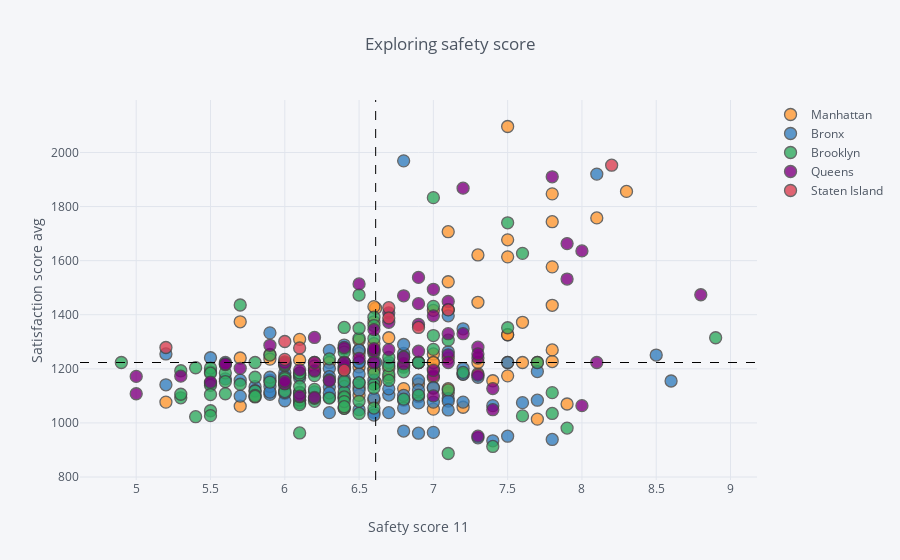

Write notebook code for a chart like this one.
### Markdown cell above
# Exploring safety scores

### Code cell
warnings.filterwarnings("ignore",category=FutureWarning)
combined.iplot(
    x='saf_s_11',
    y='sat_score',
    categories='boro',
    text="SCHOOL NAME",
    vline= {"x":combined["saf_s_11"].mean(),
            "color":"#000000",
            "dash": "dash"
           },
    hline={"y":combined["sat_score"].mean(),
           "color":"#000000",
           "dash": "dash"
          },
    xTitle='Safety score 11',
    yTitle='Satisfaction score avg',
    title='Exploring safety score'
)

### Figure 1 — Plotly figure (JSON) as saved in the notebook; plotly's stock layout.template omitted (floating-point values rounded to 4 significant figures)
{"data": [{"marker": {"color": "rgba(255, 153, 51, 1.0)", "line": {"width": 1.3}, "opacity": 0.8, "size": 12, "symbol": "circle"}, "mode": "markers", "name": "Manhattan", "text": ["HENRY STREET SCHOOL FOR INTERNATIONAL STUDIES", "UNIVERSITY NEIGHBORHOOD HIGH SCHOOL", "EAST SIDE COMMUNITY SCHOOL", "MARTA VALLE HIGH SCHOOL", "NEW EXPLORATIONS INTO SCIENCE, TECHNOLOGY AND MATH HIGH SCHOOL", "BARD HIGH SCHOOL EARLY COLLEGE", "47 THE AMERICAN SIGN LANGUAGE AND ENGLISH SECONDARY SCHOOL", "FOOD AND FINANCE HIGH SCHOOL", "ESSEX STREET ACADEMY", "HIGH SCHOOL OF HOSPITALITY MANAGEMENT", "PACE HIGH SCHOOL", "URBAN ASSEMBLY SCHOOL OF DESIGN AND CONSTRUCTION, THE", "FACING HISTORY SCHOOL, THE", "URBAN ASSEMBLY ACADEMY OF GOVERNMENT AND LAW, THE", "LOWER MANHATTAN ARTS ACADEMY", "URBAN ASSEMBLY SCHOOL OF BUSINESS FOR YOUNG WOMEN, THE", "GRAMERCY ARTS HIGH SCHOOL", "NYC ISCHOOL", "MANHATTAN BUSINESS ACADEMY", "BUSINESS OF SPORTS SCHOOL", "THE HIGH SCHOOL FOR LANGUAGE AND DIPLOMACY", "HIGH SCHOOL FOR ENVIRONMENTAL STUDIES", "PROFESSIONAL PERFORMING ARTS HIGH SCHOOL", "BARUCH COLLEGE CAMPUS HIGH SCHOOL", "N.Y.C. LAB SCHOOL FOR COLLABORATIVE STUDIES", "N.Y.C. MUSEUM SCHOOL", "ELEANOR ROOSEVELT HIGH SCHOOL", "MILLENNIUM HIGH SCHOOL", "LANDMARK HIGH SCHOOL", "HIGH SCHOOL FOR HEALTH PROFESSIONS AND HUMAN SERVICES", "LEADERSHIP AND PUBLIC SERVICE HIGH SCHOOL", "MANHATTAN ACADEMY FOR ARTS & LANGUAGE", "HUDSON HIGH SCHOOL OF LEARNING TECHNOLOGIES", "INTERNATIONAL HIGH SCHOOL AT UNION SQUARE", "MANHATTAN VILLAGE ACADEMY", "VANGUARD HIGH SCHOOL", "MANHATTAN INTERNATIONAL HIGH SCHOOL", "STUYVESANT HIGH SCHOOL", "HIGH SCHOOL OF ECONOMICS AND FINANCE", "UNITY CENTER FOR URBAN TECHNOLOGIES", "TALENT UNLIMITED HIGH SCHOOL", "MURRY BERGTRAUM HIGH SCHOOL FOR BUSINESS CAREERS", "JACQUELINE KENNEDY ONASSIS HIGH SCHOOL", "REPERTORY COMPANY HIGH SCHOOL FOR THEATRE ARTS", "MANHATTAN BRIDGES HIGH SCHOOL", "NEW DESIGN HIGH SCHOOL", "HIGH SCHOOL FOR DUAL LANGUAGE AND ASIAN STUDIES", "THE URBAN ASSEMBLY NEW YORK HARBOR SCHOOL", "RICHARD R. GREEN HIGH SCHOOL OF TEACHING", "THE HIGH SCHOOL OF FASHION INDUSTRIES", "HUMANITIES PREPARATORY ACADEMY", "CHELSEA CAREER AND TECHNICAL EDUCATION HIGH SCHOOL", "ART AND DESIGN HIGH SCHOOL", "LIFE SCIENCES SECONDARY SCHOOL", "HIGH SCHOOL FOR ARTS, IMAGINATION AND INQUIRY", "URBAN ASSEMBLY SCHOOL FOR MEDIA STUDIES, THE", "THE URBAN ASSEMBLY SCHOOL FOR GREEN CAREERS", "THE GLOBAL LEARNING COLLABORATIVE", "WADLEIGH SECONDARY SCHOOL FOR THE PERFORMING & VISUAL ARTS", "FRANK MCCOURT HIGH SCHOOL", "BEACON HIGH SCHOOL", "FIORELLO H. LAGUARDIA HIGH SCHOOL OF MUSIC & ART AND PERFORMING ARTS", "HIGH SCHOOL FOR LAW, ADVOCACY AND COMMUNITY JUSTICE", "HIGH SCHOOL OF ARTS AND TECHNOLOGY", "MANHATTAN / HUNTER SCIENCE HIGH SCHOOL", "FREDERICK DOUGLASS ACADEMY II SECONDARY SCHOOL", "COALITION SCHOOL FOR SOCIAL CHANGE", "MANHATTAN CENTER FOR SCIENCE AND MATHEMATICS", "PARK EAST HIGH SCHOOL", "CENTRAL PARK EAST HIGH SCHOOL", "YOUNG WOMEN'S LEADERSHIP SCHOOL", "YOUNG WOMEN'S LEADERSHIP SCHOOL", "HERITAGE SCHOOL, THE", "MOTT HALL HIGH SCHOOL", "COLUMBIA SECONDARY SCHOOL FOR MATH, SCIENCE, AND ENGINEERING", "ACADEMY FOR SOCIAL ACTION: A COLLEGE BOARD SCHOOL", "URBAN ASSEMBLY SCHOOL FOR THE PERFORMING ARTS", "FREDERICK DOUGLASS ACADEMY", "THURGOOD MARSHALL ACADEMY FOR LEARNING AND SOCIAL CHANGE", "HIGH SCHOOL FOR MATHEMATICS, SCIENCE AND ENGINEERING AT CITY COLLEGE", "CITY COLLEGE ACADEMY OF THE ARTS", "COMMUNITY HEALTH ACADEMY OF THE HEIGHTS", "WASHINGTON HEIGHTS EXPEDITIONARY LEARNING SCHOOL", "HIGH SCHOOL FOR EXCELLENCE AND INNOVATION", "HIGH SCHOOL FOR INTERNATIONAL BUSINESS AND FINANCE", "HIGH SCHOOL FOR MEDIA AND COMMUNICATIONS", "HIGH SCHOOL FOR LAW AND PUBLIC SERVICE", "HIGH SCHOOL FOR HEALTH CAREERS AND SCIENCES", "A. PHILIP RANDOLPH CAMPUS HIGH SCHOOL", "GREGORIO LUPERON HIGH SCHOOL FOR SCIENCE AND MATHEMATICS"], "textfont": {"color": "#4D5663"}, "type": "scatter", "x": [6, 6, 6.612, 6.4, 7.3, 8.3, 7.3, 6.2, 7.4, 7.1, 6.6, 6.5, 7, 6, 6.6, 6.8, 6.1, 7.8, 6.9, 6.2, 6.6, 7.1, 7.1, 7.8, 7.5, 7.1, 8.1, 7.5, 6.7, 6.5, 6.1, 7.7, 7, 7.5, 7.6, 7, 7.8, 7.5, 6.6, 7.9, 7, 5.7, 7.1, 5.9, 7.2, 7, 6.612, 6.8, 6.6, 6.5, 7, 6.5, 6.7, 5.9, 6.5, 6.9, 6.3, 7, 6, 7.3, 7.8, 7.1, 6.2, 6.4, 7.3, 5.8, 6.6, 6.6, 7, 6.6, 7.5, 7.5, 6.4, 6.2, 6.9, 5.7, 5.2, 5.7, 6.7, 7.8, 7.8, 6.4, 7.5, 7.6, 7.1, 6.4, 6.5, 6.4, 6.1, 7.7], "y": [1122, 1172, 1149, 1207, 1621, 1856, 1182, 1194, 1156, 1111, 1293, 1269, 1051, 1148, 1200, 1127, 1176, 1435, 1223.0, 1223.0, 1223.0, 1419, 1522, 1577, 1677, 1419, 1758, 1614, 1170, 1306, 1233, 1223.0, 1223.0, 1223.0, 1372, 1199, 1227, 2096, 1374, 1070, 1416, 1240, 1239, 1253, 1058, 1168, 1424, 1212, 1195, 1257, 1255, 1207, 1315, 1236, 1132, 1144, 1223.0, 1223.0, 1109, 1223.0, 1744, 1707, 1196, 1277, 1446, 1096, 1084, 1430, 1128, 1221, 1326, 1326, 1054, 1210, 1223.0, 1062, 1077, 1374, 1202, 1847, 1270, 1105, 1174, 1223.0, 1127, 1098, 1102, 1224, 1309, 1014]}, {"marker": {"color": "rgba(55, 128, 191, 1.0)", "line": {"width": 1.3}, "opacity": 0.8, "size": 12, "symbol": "circle"}, "mode": "markers", "name": "Bronx", "text": ["SOUTH BRONX PREPARATORY: A COLLEGE BOARD SCHOOL", "INTERNATIONAL COMMUNITY HIGH SCHOOL", "COMMUNITY SCHOOL FOR SOCIAL JUSTICE", "MOTT HAVEN VILLAGE PREPARATORY HIGH SCHOOL", "UNIVERSITY HEIGHTS SECONDARY SCHOOL", "HOSTOSsLINCOLN ACADEMY OF SCIENCE", "FOREIGN LANGUAGE ACADEMY OF GLOBAL STUDIES", "BRONX LEADERSHIP ACADEMY II HIGH SCHOOL", "NEW EXPLORERS HIGH SCHOOL", "URBAN ASSEMBLY SCHOOL FOR CAREERS IN SPORTS", "BRONX ACADEMY OF LETTERS", "ALFRED E. SMITH CAREER AND TECHNICAL EDUCATION HIGH SCHOOL", "HEALTH OPPORTUNITIES HIGH SCHOOL", "BRONX STUDIO SCHOOL FOR WRITERS AND ARTISTS", "WOMEN'S ACADEMY OF EXCELLENCE", "RENAISSANCE HIGH SCHOOL FOR MUSICAL THEATER & TECHNOLOGY", "PABLO NERUDA ACADEMY FOR ARCHITECTURE AND WORLD STUDIES", "MILLENNIUM ART ACADEMY", "HOLCOMBE L. RUCKER SCHOOL OF COMMUNITY RESEARCH", "ANTONIA PANTOJA PREPARATORY ACADEMY, A COLLEGE BOARD SCHOOL", "HERBERT H. LEHMAN HIGH SCHOOL", "BRONX BRIDGES HIGH SCHOOL", "FELISA RINCON DE GAUTIER INSTITUTE FOR LAW AND PUBLIC POLICY, THE", "BANANA KELLY HIGH SCHOOL", "BRONX EXPEDITIONARY LEARNING HIGH SCHOOL", "EAGLE ACADEMY FOR YOUNG MEN", "URBAN ASSEMBLY SCHOOL FOR APPLIED MATH AND SCIENCE, THE", "EXIMIUS COLLEGE PREPARATORY ACADEMY: A COLLEGE BOARD SCHOOL", "MOTT HALL BRONX HIGH SCHOOL", "BRONX CENTER FOR SCIENCE AND MATHEMATICS", "VALIDUS PREPARATORY ACADEMY: AN EXPEDITIONARY LEARNING SCHOOL", "LEADERSHIP INSTITUTE", "MORRIS ACADEMY FOR COLLABORATIVE STUDIES", "BRONX EARLY COLLEGE ACADEMY FOR TEACHING & LEARNING", "DREAMYARD PREPARATORY SCHOOL", "ACADEMY FOR LANGUAGE AND TECHNOLOGY", "BRONX INTERNATIONAL HIGH SCHOOL", "SCHOOL FOR EXCELLENCE", "BRONX HIGH SCHOOL OF BUSINESS", "BRONX HIGH SCHOOL FOR MEDICAL SCIENCE", "BRONX SCHOOL FOR LAW, GOVERNMENT AND JUSTICE", "FREDERICK DOUGLASS ACADEMY III SECONDARY SCHOOL", "BRONX LEADERSHIP ACADEMY HIGH SCHOOL", "HIGH SCHOOL FOR VIOLIN AND DANCE", "RIVERDALE / KINGSBRIDGE ACADEMY (MIDDLE SCHOOL / HIGH SCHOOL 141)", "BRONX ENGINEERING AND TECHNOLOGY ACADEMY", "THEATRE ARTS PRODUCTION COMPANY SCHOOL", "THE MARIE CURIE SCHOOL FOR MEDICINE, NURSING, AND HEALTH PROFESSIONS", "WEST BRONX ACADEMY FOR THE FUTURE", "KINGSBRIDGE INTERNATIONAL HIGH SCHOOL", "BRONX SCHOOL OF LAW AND FINANCE", "INTERNATIONAL SCHOOL FOR LIBERAL ARTS", "INsTECH ACADEMY (M.S. / HIGH SCHOOL 368)", "KNOWLEDGE AND POWER PREPARATORY ACADEMY INTERNATIONAL HIGH SCHOOL (KAPPA)", "HIGH SCHOOL FOR TEACHING AND THE PROFESSIONS", "BELMONT PREPARATORY HIGH SCHOOL", "FORDHAM HIGH SCHOOL FOR THE ARTS", "FORDHAM LEADERSHIP ACADEMY FOR BUSINESS AND TECHNOLOGY", "BRONX HIGH SCHOOL FOR LAW AND COMMUNITY SERVICE", "DEWITT CLINTON HIGH SCHOOL", "CELIA CRUZ BRONX HIGH SCHOOL OF MUSIC, THE", "BRONX HIGH SCHOOL OF SCIENCE", "MARBLE HILL HIGH SCHOOL FOR INTERNATIONAL STUDIES", "BRONX THEATRE HIGH SCHOOL", "DISCOVERY HIGH SCHOOL", "HIGH SCHOOL OF AMERICAN STUDIES AT LEHMAN COLLEGE", "BRONX HEALTH SCIENCES HIGH SCHOOL", "BRONX HIGH SCHOOL FOR WRITING AND COMMUNICATION ARTS", "BRONX LAB SCHOOL", "ACADEMY FOR SCHOLARSHIP AND ENTREPRENEURSHIP: A COLLEGE BOARD SCHOOL", "HIGH SCHOOL OF COMPUTERS AND TECHNOLOGY", "COLLEGIATE INSTITUTE FOR MATH AND SCIENCE", "BRONX ACADEMY OF HEALTH CAREERS", "ASTOR COLLEGIATE ACADEMY", "BRONX HIGH SCHOOL FOR THE VISUAL ARTS", "HARRY S TRUMAN HIGH SCHOOL", "NEW WORLD HIGH SCHOOL", "THE BRONXWOOD PREPARATORY ACADEMY", "PELHAM PREPARATORY ACADEMY", "HIGH SCHOOL FOR CONTEMPORARY ARTS", "BRONX AEROSPACE HIGH SCHOOL", "METROPOLITAN HIGH SCHOOL, THE", "EXPLORATIONS ACADEMY", "BRONX LATIN", "EAST BRONX ACADEMY FOR THE FUTURE", "PEACE AND DIVERSITY ACADEMY", "PAN AMERICAN INTERNATIONAL HIGH SCHOOL AT MONROE", "THE CINEMA SCHOOL", "BRONX CAREER AND COLLEGE PREPARATORY HIGH SCHOOL", "HIGH SCHOOL OF WORLD CULTURES", "FANNIE LOU HAMER FREEDOM HIGH SCHOOL", "WINGS ACADEMY", "MONROE ACADEMY FOR VISUAL ARTS & DESIGN"], "textfont": {"color": "#4D5663"}, "type": "scatter", "x": [7.1, 7.3, 7.2, 6.9, 7.2, 6.8, 6, 6.7, 7.7, 7.2, 6.3, 5.7, 6.3, 6.612, 6.3, 6.9, 6.3, 6.4, 6.8, 5.6, 5.5, 6.9, 5.7, 7, 6.5, 5.8, 6.8, 7.3, 6.6, 7.1, 7.6, 7.1, 6.4, 6.7, 6, 7.5, 7, 6.9, 6.1, 6, 6.5, 6.5, 6.1, 6.6, 5.9, 6.5, 7.7, 5.9, 6.6, 6.9, 6.1, 7.4, 6.5, 7.2, 5.9, 6, 7, 5.8, 6, 5.2, 6.5, 6.8, 7.1, 7.4, 6.2, 8.1, 6.3, 5.5, 6.4, 5.2, 6.3, 7.2, 5.9, 5.9, 6.3, 6, 7.1, 6, 6.4, 6.7, 5.6, 6.8, 6.9, 8.5, 6.8, 8.6, 6.8, 7.5, 6.5, 7.8, 6.6, 5.9, 6.7], "y": [1090, 945, 1077, 1097, 1201, 1257, 1186, 1103, 1084, 1181, 1201, 1158, 1095, 1223.0, 1171, 1158, 1038, 1164, 1084, 1223.0, 1241, 1223.0, 1099, 1131, 1049, 1134, 1290, 1169, 1092, 1396, 1075, 1081, 1148, 1223.0, 1138, 951, 965, 1074, 1083, 1221, 1224, 1121, 1166, 1039, 1333, 1150, 1190, 1157, 1158, 962, 1182, 934, 1181, 1180, 1106, 1222, 1077, 1119, 1082, 1255, 1270, 1969, 1263, 1064, 1115, 1920, 1133, 1147, 1135, 1141, 1111, 1348, 1135, 1169, 1268, 1151, 1048, 1112, 1288, 1126, 1163, 1055, 1122, 1251, 1102, 1155, 970, 1223.0, 1223.0, 939, 1029, 1114, 1038]}, {"marker": {"color": "rgba(50, 171, 96, 1.0)", "line": {"width": 1.3}, "opacity": 0.8, "size": 12, "symbol": "circle"}, "mode": "markers", "name": "Brooklyn", "text": ["DR. SUSAN S. MCKINNEY SECONDARY SCHOOL OF THE ARTS", "URBAN ASSEMBLY HIGH SCHOOL OF MUSIC AND ART", "BROOKLYN COMMUNITY HIGH SCHOOL OF COMMUNICATION, ARTS AND MEDIA", "SCIENCE SKILLS CENTER HIGH SCHOOL FOR SCIENCE, TECHNOLOGY AND THE CREATIVE ARTS", "BROOKLYN TECHNICAL HIGH SCHOOL", "BROOKLYN INTERNATIONAL HIGH SCHOOL", "THE URBAN ASSEMBLY SCHOOL FOR LAW AND JUSTICE", "ACORN COMMUNITY HIGH SCHOOL", "URBAN ASSEMBLY INSTITUTE OF MATH AND SCIENCE FOR YOUNG WOMEN", "BEDFORD ACADEMY HIGH SCHOOL", "GEORGE WESTINGHOUSE CAREER AND TECHNICAL EDUCATION HIGH SCHOOL", "BENJAMIN BANNEKER ACADEMY", "CITY POLYTECHNIC HIGH SCHOOL OF ENGINEERING, ARCHITECTURE, AND TECHNOLOGY", "JUAN MOREL CAMPOS SECONDARY SCHOOL", "FOUNDATIONS ACADEMY", "BROOKLYN LATIN SCHOOL, THE", "GREEN SCHOOL: AN ACADEMY FOR ENVIRONMENTAL CAREERS", "PROGRESS HIGH SCHOOL FOR PROFESSIONAL CAREERS", "SCHOOL FOR LEGAL STUDIES", "THE HIGH SCHOOL FOR ENTERPRISE, BUSINESS AND TECHNOLOGY", "BROOKLYN PREPARATORY HIGH SCHOOL", "WILLIAMSBURG HIGH SCHOOL FOR ARCHITECTURE AND DESIGN", "WILLIAMSBURG PREPARATORY SCHOOL", "LYONS COMMUNITY SCHOOL", "AUTOMOTIVE HIGH SCHOOL", "FRANCES PERKINS ACADEMY", "EL PUENTE ACADEMY FOR PEACE AND JUSTICE", "BROOKLYN SCHOOL FOR GLOBAL STUDIES", "BROOKLYN SECONDARY SCHOOL FOR COLLABORATIVE STUDIES", "SECONDARY SCHOOL FOR LAW", "SECONDARY SCHOOL FOR JOURNALISM", "PARK SLOPE COLLEGIATE", "SCHOOL FOR INTERNATIONAL STUDIES", "COBBLE HILL SCHOOL OF AMERICAN STUDIES", "BROOKLYN HIGH SCHOOL OF THE ARTS", "SUNSET PARK HIGH SCHOOL", "FREDERICK DOUGLASS ACADEMY IV SECONDARY SCHOOL", "BOYS AND GIRLS HIGH SCHOOL", "BROOKLYN HIGH SCHOOL FOR LAW AND TECHNOLOGY", "THE BROOKLYN ACADEMY OF GLOBAL FINANCE", "ACADEMY FOR COLLEGE PREPARATION AND CAREER EXPLORATION: A COLLEGE BOARD SCHOOL", "ACADEMY OF HOSPITALITY AND TOURISM", "INTERNATIONAL HIGH SCHOOL AT PROSPECT HEIGHTS", "THE HIGH SCHOOL FOR GLOBAL CITIZENSHIP", "SCHOOL FOR HUMAN RIGHTS, THE", "SCHOOL FOR DEMOCRACY AND LEADERSHIP", "HIGH SCHOOL FOR YOUTH AND COMMUNITY DEVELOPMENT AT ERASMUS", "HIGH SCHOOL FOR SERVICE & LEARNING AT ERASMUS", "SCIENCE, TECHNOLOGY AND RESEARCH EARLY COLLEGE HIGH SCHOOL AT ERASMUS", "HIGH SCHOOL FOR PUBLIC SERVICE: HEROES OF TOMORROW", "BROOKLYN ACADEMY OF SCIENCE AND THE ENVIRONMENT", "BROOKLYN SCHOOL FOR MUSIC & THEATRE", "MEDGAR EVERS COLLEGE PREPARATORY SCHOOL", "CLARA BARTON HIGH SCHOOL", "IT TAKES A VILLAGE ACADEMY", "BROOKLYN GENERATION SCHOOL", "BROOKLYN THEATRE ARTS HIGH SCHOOL", "KURT HAHN EXPEDITIONARY LEARNING SCHOOL", "VICTORY COLLEGIATE HIGH SCHOOL", "ARTS & MEDIA PREPARATORY ACADEMY", "HIGH SCHOOL FOR INNOVATION IN ADVERTISING AND MEDIA", "CULTURAL ACADEMY FOR THE ARTS AND SCIENCES", "HIGH SCHOOL FOR MEDICAL PROFESSIONS", "ACADEMY FOR CONSERVATION AND THE ENVIRONMENT", "URBAN ACTION ACADEMY", "EAST NEW YORK FAMILY ACADEMY", "FDNY HIGH SCHOOL FOR FIRE AND LIFE SAFETY", "HIGH SCHOOL FOR CIVIL RIGHTS", "PERFORMING ARTS AND TECHNOLOGY HIGH SCHOOL", "WORLD ACADEMY FOR TOTAL COMMUNITY HEALTH HIGH SCHOOL", "MULTICULTURAL HIGH SCHOOL", "TRANSIT TECH CAREER AND TECHNICAL EDUCATION HIGH SCHOOL", "ACADEMY OF INNOVATIVE TECHNOLOGY", "BROOKLYN LAB SCHOOL", "CYPRESS HILLS COLLEGIATE PREPARATORY SCHOOL", "W. H. MAXWELL CAREER AND TECHNICAL EDUCATION HIGH SCHOOL", "THE SCHOOL FOR CLASSICS: AN ACADEMY OF THINKERS, WRITERS AND PERFORMERS", "NEW UTRECHT HIGH SCHOOL", "HIGH SCHOOL OF TELECOMMUNICATION ARTS AND TECHNOLOGY", "FORT HAMILTON HIGH SCHOOL", "FRANKLIN DELANO ROOSEVELT HIGH SCHOOL", "THE URBAN ASSEMBLY SCHOOL FOR CRIMINAL JUSTICE", "INTERNATIONAL HIGH SCHOOL AT LAFAYETTE", "RACHEL CARSON HIGH SCHOOL FOR COASTAL STUDIES", "HIGH SCHOOL OF SPORTS MANAGEMENT", "ABRAHAM LINCOLN HIGH SCHOOL", "KINGSBOROUGH EARLY COLLEGE SCHOOL", "EDWARD R. MURROW HIGH SCHOOL", "JOHN DEWEY HIGH SCHOOL", "LIFE ACADEMY HIGH SCHOOL FOR FILM AND MUSIC", "EXPEDITIONARY LEARNING SCHOOL FOR COMMUNITY LEADERS", "WILLIAM E. GRADY CAREER AND TECHNICAL EDUCATION HIGH SCHOOL", "BROOKLYN STUDIO SECONDARY SCHOOL", "MIDWOOD HIGH SCHOOL", "JAMES MADISON HIGH SCHOOL", "LEON M. GOLDSTEIN HIGH SCHOOL FOR THE SCIENCES", "BROOKLYN COLLEGE ACADEMY", "BROOKLYN COLLEGIATE: A COLLEGE BOARD SCHOOL", "FREDERICK DOUGLASS ACADEMY VII HIGH SCHOOL", "TEACHERS PREPARATORY HIGH SCHOOL", "ACADEMY FOR ENVIRONMENTAL LEADERSHIP", "EBC HIGH SCHOOL FOR PUBLIC SERVICE–BUSHWICK", "BUSHWICK SCHOOL FOR SOCIAL JUSTICE", "ACADEMY OF URBAN PLANNING", "ALL CITY LEADERSHIP SECONDARY SCHOOL", "BUSHWICK LEADERS HIGH SCHOOL FOR ACADEMIC EXCELLENCE"], "textfont": {"color": "#4D5663"}, "type": "scatter", "x": [6.1, 6.5, 6.1, 6, 7, 7.9, 6.8, 6, 5.8, 6.6, 5.5, 6.6, 6.4, 6.1, 6.9, 7.5, 6.8, 6.4, 5.4, 6, 6.4, 7.8, 7.2, 6.9, 5.3, 7.1, 7.8, 6.1, 6.7, 5.5, 5.8, 6.2, 6.7, 5.6, 6.6, 6.4, 6.1, 6.1, 6.4, 4.9, 5.5, 5.5, 7.4, 6.1, 6.8, 5.6, 5.5, 5.5, 6.6, 6.4, 5.7, 5.9, 5.7, 5.9, 6.1, 6, 5.8, 6.3, 6.6, 6.2, 6.6, 6, 6.3, 6.1, 6.1, 6.7, 5.4, 6.4, 6.5, 5.3, 7.1, 5.3, 6.4, 5.6, 6.6, 5.8, 6.7, 7, 7, 7.1, 6.8, 7.7, 7.6, 6.3, 6, 6, 6.4, 7, 6.4, 6.2, 6.4, 5.5, 6.5, 6.5, 6.5, 7.6, 7.5, 6.1, 6.2, 6.4, 5.8, 6.4, 6.5, 6.4, 8.9, 6.6], "y": [1074, 1080, 1114, 1211, 1833, 981, 1206, 1116, 1223.0, 1312, 1189, 1391, 1353, 1085, 1223.0, 1740, 1189, 1114, 1204, 1215, 1090, 1112, 1187, 1103, 1093, 1122, 1035, 1111, 1179, 1203, 1169, 1175, 1212, 1185, 1258, 1223.0, 1068, 1097, 1092, 1223.0, 1139, 1045, 913, 1176, 1088, 1153, 1027, 1105, 1360, 1273, 1143, 1151, 1436, 1251, 963, 1145, 1118, 1092, 1143, 1080, 1183, 1169, 1159, 1111, 1135, 1242, 1023, 1054, 1149, 1106, 887, 1193, 1096, 1108, 1129, 1102, 1157, 1272, 1323, 1306, 1244, 1223.0, 1026, 1237, 1164, 1226, 1223.0, 1431, 1262, 1124, 1079, 1184, 1313, 1473, 1350, 1627, 1352, 1185, 1091, 1196, 1098, 1154, 1035, 1060, 1315, 1055]}, {"marker": {"color": "rgba(128, 0, 128, 1.0)", "line": {"width": 1.3}, "opacity": 0.8, "size": 12, "symbol": "circle"}, "mode": "markers", "name": "Queens", "text": ["ACADEMY OF FINANCE AND ENTERPRISE", "HIGH SCHOOL OF APPLIED COMMUNICATION", "CIVIC LEADERSHIP ACADEMY", "PAN AMERICAN INTERNATIONAL HIGH SCHOOL", "BARD HIGH SCHOOL EARLY COLLEGE II", "NEWTOWN HIGH SCHOOL", "GROVER CLEVELAND HIGH SCHOOL", "MIDDLE COLLEGE HIGH SCHOOL AT LAGUARDIA COMMUNITY COLLEGE", "INTERNATIONAL HIGH SCHOOL AT LAGUARDIA COMMUNITY COLLEGE", "HIGH SCHOOL FOR ARTS AND BUSINESS", "ROBERT F. WAGNER, JR. SECONDARY SCHOOL FOR ARTS AND TECHNOLOGY", "QUEENS VOCATIONAL AND TECHNICAL HIGH SCHOOL", "AVIATION CAREER & TECHNICAL EDUCATION HIGH SCHOOL", "QUEENS SCHOOL OF INQUIRY, THE", "FLUSHING INTERNATIONAL HIGH SCHOOL", "EASTsWEST SCHOOL OF INTERNATIONAL STUDIES", "WORLD JOURNALISM PREPARATORY: A COLLEGE BOARD SCHOOL", "JOHN BOWNE HIGH SCHOOL", "FLUSHING HIGH SCHOOL", "TOWNSEND HARRIS HIGH SCHOOL", "ROBERT F. KENNEDY COMMUNITY HIGH SCHOOL", "BENJAMIN N. CARDOZO HIGH SCHOOL", "FRANCIS LEWIS HIGH SCHOOL", "MARTIN VAN BUREN HIGH SCHOOL", "BAYSIDE HIGH SCHOOL", "QUEENS HIGH SCHOOL OF TEACHING, LIBERAL ARTS AND THE SCIENCES", "FREDERICK DOUGLASS ACADEMY VI HIGH SCHOOL", "CHANNEL VIEW SCHOOL FOR RESEARCH", "QUEENS HIGH SCHOOL FOR INFORMATION, RESEARCH, AND TECHNOLOGY", "ROBERT H. GODDARD HIGH SCHOOL OF COMMUNICATION ARTS AND TECHNOLOGY", "ACADEMY OF MEDICAL TECHNOLOGY: A COLLEGE BOARD SCHOOL", "SCHOLARS' ACADEMY", "AUGUST MARTIN HIGH SCHOOL", "RICHMOND HILL HIGH SCHOOL", "JOHN ADAMS HIGH SCHOOL", "HIGH SCHOOL FOR CONSTRUCTION TRADES, ENGINEERING AND ARCHITECTURE", "YORK EARLY COLLEGE ACADEMY", "QUEENS COLLEGIATE: A COLLEGE BOARD SCHOOL", "HILLSIDE ARTS & LETTERS ACADEMY", "FOREST HILLS HIGH SCHOOL", "HILLCREST HIGH SCHOOL", "THOMAS A. EDISON CAREER AND TECHNICAL EDUCATION HIGH SCHOOL", "QUEENS GATEWAY TO HEALTH SCIENCES SECONDARY SCHOOL", "QUEENS METROPOLITAN HIGH SCHOOL", "QUEENS HIGH SCHOOL FOR THE SCIENCES AT YORK COLLEGE", "HIGH SCHOOL FOR LAW ENFORCEMENT AND PUBLIC SAFETY", "YOUNG WOMEN'S LEADERSHIP SCHOOL, QUEENS", "QUEENS PREPARATORY ACADEMY", "PATHWAYS COLLEGE PREPARATORY SCHOOL: A COLLEGE BOARD SCHOOL", "EXCELSIOR PREPARATORY HIGH SCHOOL", "GEORGE WASHINGTON CARVER HIGH SCHOOL FOR THE SCIENCES", "PREPARATORY ACADEMY FOR WRITERS: A COLLEGE BOARD SCHOOL", "CAMBRIA HEIGHTS ACADEMY", "MATHEMATICS, SCIENCE RESEARCH AND TECHNOLOGY MAGNET HIGH SCHOOL", "HUMANITIES & ARTS MAGNET HIGH SCHOOL", "YOUNG WOMEN'S LEADERSHIP SCHOOL, ASTORIA", "ACADEMY FOR CAREERS IN TELEVISION AND FILM", "WILLIAM CULLEN BRYANT HIGH SCHOOL", "LONG ISLAND CITY HIGH SCHOOL", "FRANK SINATRA SCHOOL OF THE ARTS HIGH SCHOOL", "INFORMATION TECHNOLOGY HIGH SCHOOL", "NEWCOMERS HIGH SCHOOL", "ACADEMY OF AMERICAN STUDIES", "BACCALAUREATE SCHOOL FOR GLOBAL EDUCATION"], "textfont": {"color": "#4D5663"}, "type": "scatter", "x": [7.3, 6.8, 7.3, 7.3, 7.9, 6.4, 6.4, 7.3, 8, 7, 7.2, 6.6, 6.9, 7, 7.4, 6.7, 6.9, 6.8, 5.6, 7.8, 7.1, 6.5, 8.8, 5, 7.1, 6.4, 6, 7.1, 6.3, 6.6, 6.2, 7.9, 5, 6, 6.2, 6.6, 6.6, 6.9, 6.4, 6.7, 7, 6.7, 6.9, 6.2, 7.2, 6.1, 6.2, 6.1, 5.3, 5.7, 5.9, 7, 7.1, 6, 5.5, 8.1, 7.3, 6.6, 5.6, 7, 6.5, 7.4, 6.8, 8], "y": [1280, 1219, 1240, 951, 1663, 1203, 1211, 1177, 1064, 1174, 1330, 1270, 1364, 1396, 1049, 1271, 1441, 1243, 1216, 1910, 1330, 1514, 1474, 1172, 1449, 1279, 1145, 1252, 1156, 1265, 1094, 1532, 1108, 1154, 1192, 1345, 1223.0, 1265, 1223.0, 1407, 1194, 1372, 1538, 1223.0, 1868, 1196, 1316, 1099, 1173, 1202, 1287, 1100, 1223.0, 1220, 1151, 1223.0, 1255, 1275, 1218, 1494, 1239, 1127, 1470, 1636]}, {"marker": {"color": "rgba(219, 64, 82, 1.0)", "line": {"width": 1.3}, "opacity": 0.8, "size": 12, "symbol": "circle"}, "mode": "markers", "name": "Staten Island", "text": ["CSI HIGH SCHOOL FOR INTERNATIONAL STUDIES", "GAYNOR MCCOWN EXPEDITIONARY LEARNING SCHOOL", "THE MICHAEL J. PETRIDES SCHOOL", "NEW DORP HIGH SCHOOL", "PORT RICHMOND HIGH SCHOOL", "CURTIS HIGH SCHOOL", "TOTTENVILLE HIGH SCHOOL", "SUSAN E. WAGNER HIGH SCHOOL", "RALPH R. MCKEE CAREER AND TECHNICAL EDUCATION HIGH SCHOOL", "STATEN ISLAND TECHNICAL HIGH SCHOOL"], "textfont": {"color": "#4D5663"}, "type": "scatter", "x": [6.9, 6.4, 6.7, 6.1, 5.2, 6, 7.1, 6.7, 6, 8.2], "y": [1353, 1195, 1426, 1277, 1279, 1301, 1418, 1388, 1235, 1953]}], "layout": {"legend": {"bgcolor": "#F5F6F9", "font": {"color": "#4D5663"}}, "paper_bgcolor": "#F5F6F9", "plot_bgcolor": "#F5F6F9", "shapes": [{"line": {"color": "#000000", "dash": "dash", "width": 1}, "type": "line", "x0": 0, "x1": 1, "xref": "paper", "y0": 1223.0, "y1": 1223.0, "yref": "y"}, {"line": {"color": "#000000", "dash": "dash", "width": 1}, "type": "line", "x0": 6.612, "x1": 6.612, "xref": "x", "y0": 0, "y1": 1, "yref": "paper"}], "title": "Exploring safety score", "titlefont": {"color": "#4D5663"}, "xaxis": {"gridcolor": "#E1E5ED", "showgrid": true, "tickfont": {"color": "#4D5663"}, "title": "Safety score 11", "titlefont": {"color": "#4D5663"}, "zerolinecolor": "#E1E5ED"}, "yaxis": {"gridcolor": "#E1E5ED", "showgrid": true, "tickfont": {"color": "#4D5663"}, "title": "Satisfaction score avg", "titlefont": {"color": "#4D5663"}, "zerolinecolor": "#E1E5ED"}}}
